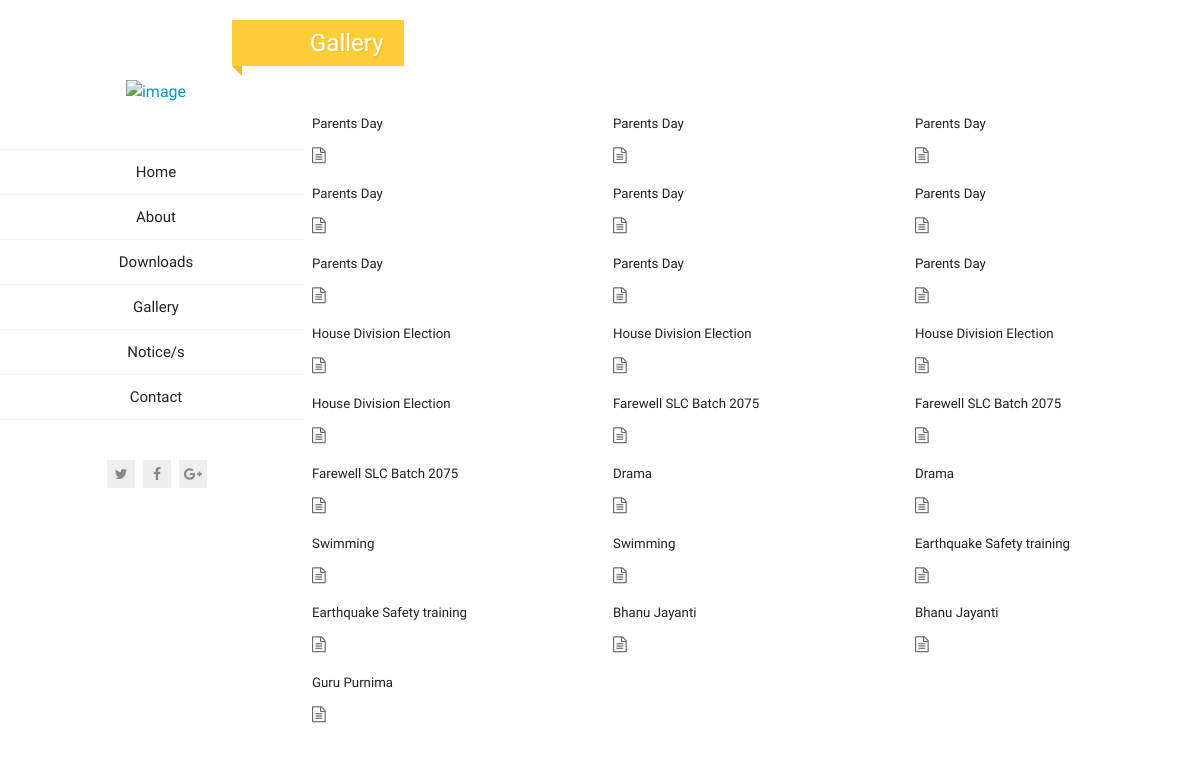
/school/gallery/, run on the app's committed database.
### school/models.py (models this page shows, shortened)
class Gallery(models.Model):
    title = models.CharField(max_length=200)
    image = models.ImageField(upload_to="gallery")
    class Meta:
        verbose_name_plural = "Gallery"

### ShankariSchool/views.py (the view)
# urls.py: path('school/gallery/',GalleryView,name="gallery"),
def GalleryView(request):
    images = Gallery.objects.all()
    return render(request,"gallery.html",{'images':images})

### templates/gallery.html (shortened to what this page needs)
{% load static %}
<!DOCTYPE html>
<html lang="en" class="no-js">
<head>
    <link rel="stylesheet" href="{% static "css/bootstrap.css" %}">
    <link rel="stylesheet" href="{% static "css/normalize.css" %}">
    <link rel="stylesheet" href="{% static "css/transition-animations.css" %}">
    <link rel="stylesheet" href="{% static "css/owl.carousel.css" %}">
    <link rel="stylesheet" href="{% static "css/magnific-popup.css" %}">
    <link rel="stylesheet" href="{% static "css/animate.css" %}">
    <link rel="stylesheet" href="{% static "css/main.css" %}" type="text/css">
  </head>
  <body onload="myFunction()">
    <div id="page" class="page">
      <header id="site_header" class="header mobile-menu-hide">
        <div class="my-photo" style="padding-top:50px; " >
            <a href="{% url "home" %}">
          <img  class="animated slideInUp" src="{% static "images/Shankari Logo.png" %}" alt="image">
                </a>
        </div>
        <div class="site-nav">
          <ul id="nav" class="site-main-menu">
            <li>
              <a class="pt-trigger" href="{% url "home" %}#home" data-animation="58" data-goto="1">Home</a>
            </li>
            <li>
              <a class="pt-trigger" href="{% url "home" %}#about" data-animation="59" data-goto="2">About</a>
            </li>
            <li>
              <a class="pt-trigger" href="{% url "home" %}#downloads" data-animation="60" data-goto="3">Downloads</a>
            </li>
            <li>
              <a class="pt-trigger" href="{% url "gallery" %}" data-animation="61" data-goto="4">Gallery</a>
            </li>
            <li>
              <a class="pt-trigger" href="{% url "home" %}#notices" data-animation="58" data-goto="5">Notice/s</a>
            </li>
            <li>
              <a class="pt-trigger" href="{% url "home" %}#contact" data-animation="59" data-goto="6">Contact</a>
            </li>
          </ul>
          <ul class="social-links">
            <li><a class="tip social-button" href="#" title="Twitter"><i class="fa fa-twitter"></i></a></li>
            <li><a class="tip social-button" href="#" title="Facebook"><i class="fa fa-facebook"></i></a></li>
            <li><a class="tip social-button" href="#" title="Google Plus"><i class="fa fa-google-plus"></i></a></li>
          </ul>
        </div>
      </header>
<div id="main" class="site-main">
<div class="page-wrapper">
              <div class="section-title-block"  style="padding-top: 20px;">
                <h2 class="section-title">Gallery</h2>
              </div>
              <div class="portfolio-content">
                <div id="portfolio_grid" class="portfolio-grid portfolio-masonry masonry-grid-3">
                    {% for image in images %}
                  <figure class="item" data-groups='["all", "media"]'>
                      <div>
                        <h5 class="name">{{ image.title }}</h5>
                        <i class="fa fa-file-text-o"></i>
                      </div>
                  </figure>
                    {% endfor %}
              </div>
              </div>
</div>
</div></div>
</body>
</html>

### static/css/main.css (style rules this page uses)
html { height:100% }
body { font-family:pt sans,Helvetica,sans-serif;color:#666;margin:0;height:100%;font-size:100%;line-height:1.5em }
a { color:#09c;text-decoration:none;outline:none;-webkit-transition-duration:.3s;transition-duration:.3s }
h1,h2,h3,h4,h5,h6 { color:#222;font-family:Oswald,Helvetica,sans-serif;line-height:1.5em;margin-top:0;margin-bottom:10px }
img { vertical-align:bottom;max-width:100%;height:auto;border:0;-ms-interpolation-mode:bicubic }
.page { position:relative;height:100% }
.header { position:fixed;width:22%;height:100%;background-color:#fff;overflow:auto }
.my-photo { position:relative;margin:30px auto 20px;max-width:180px;text-align:center;z-index:0 }
.my-photo img { position:relative; }
ul.social-links { display:block;list-style:none;margin:40px 0 0;padding:0;text-align:center }
ul.social-links li { display:inline-block;margin:0;padding:0 }
ul.social-links li a { display:inline-block;margin:0 2px;width:28px;height:28px;color:#888;background-color:#eee;text-align:center }
ul.social-links li a i { font-size:14px;line-height:28px }
ul.social-links li:last-child a { margin-right:0 }
.site-main { height:100%;margin-left:22%;position:relative;background-color:#fff }
.site-nav { display:block;padding:25px 0 30px }
.site-main-menu { display:block;padding:0;margin:0;font-family:Oswald,Helvetica,sans-serif }
.site-main-menu li { display:block;position:relative;padding:0;text-align:center }
.site-main-menu li a,.site-main-menu li a:hover { display:block;position:relative;padding:10px 20px;text-align:center;color:#222;font-size:15px;font-weight:500;position:relative;text-decoration:none;border-bottom:1px solid #f5f5f5;outline:none }
.site-main-menu li:first-child a { border-top:1px solid #f5f5f5 }
.section-title-block { margin-bottom:40px }
.section-title { display:inline-block;position:relative;margin:0 0 0 -80px;padding:10px 20px 10px 78px;background-color:#ffcd38;color:#fff;line-height:1.1em;font-weight:500;text-shadow:1px 1px 1px rgba(0,0,0,.1) }
.section-title:after { display:block;width:10px;height:0;position:absolute;bottom:-10px;left:0;content:"";border-bottom:10px solid transparent;border-right:10px solid #ebbd34 }
.portfolio-grid { margin-left:-.5em;margin-right:-.5em }
.portfolio-grid figure { width:25%;float:left;padding:.5em }
.portfolio-grid figure { float:left;background:#fff;position:relative }
@media only screen and (max-width:1200px) { .header { width:26% } }
@media only screen and (max-width:1200px) { .site-main { margin-left:26% } }
@media only screen and (max-width:1200px) { .portfolio-grid figure { width:33.33333% } }

### data on the page
Gallery: title "Parents Day"
Gallery: title "Parents Day"
Gallery: title "Parents Day"
Gallery: title "Parents Day"
Gallery: title "Parents Day"
Gallery: title "Parents Day"
Gallery: title "Parents Day"
Gallery: title "Parents Day"
Gallery: title "Parents Day"
Gallery: title "House Division Election"
Gallery: title "House Division Election"
Gallery: title "House Division Election"
Gallery: title "House Division Election"
Gallery: title "Farewell SLC Batch 2075"
Gallery: title "Farewell SLC Batch 2075"
Gallery: title "Farewell SLC Batch 2075"
Gallery: title "Drama"
Gallery: title "Drama"
Gallery: title "Swimming"
Gallery: title "Swimming"
Gallery: title "Earthquake Safety training"
Gallery: title "Earthquake Safety training"
Gallery: title "Bhanu Jayanti"
Gallery: title "Bhanu Jayanti"
Gallery: title "Guru Purnima"
